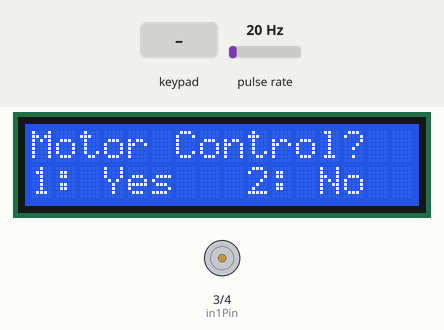
This sketch was run on a simulated Arduino Uno, built with avr-gcc and run on an emulated ATmega328P. Parts: 16×2 character LCD, motor-driver pin pairs drawn as motors (green arrow = first pin HIGH = forward, orange = second pin HIGH = backward, longer = more drive, scaled by the enable pin). Wiring (inferred from the names in the program): pulse sensor: data pin 2. The test bench sets the inputs (shaded band); at power-on: pulse rate 20 Hz. What the sketch prints to the serial monitor is not drawn.

Above: at 0.8 s.
0.9 s: keypad keys 7 1 2 1 1 9 pressed 0.4 s apart
At 2.7 s:
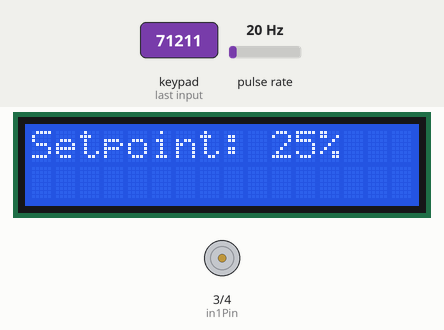
4.8 s: key '3' pressed
At 5.4 s:
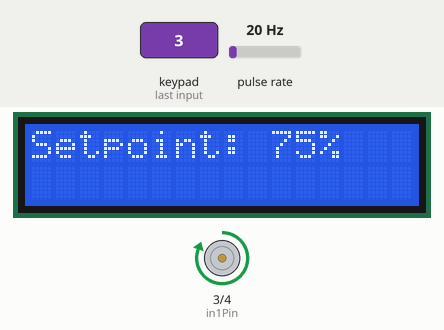
6.3 s: pulse rate (sensor on pin 2) set to 50 Hz
At 8.2 s:
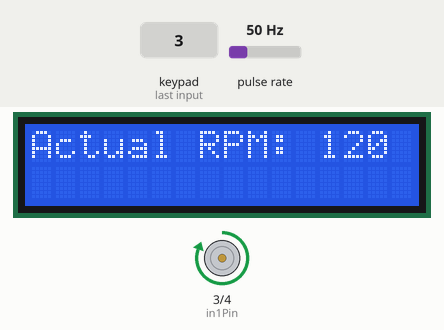
8.5 s: key '4' pressed
At 9.7 s:
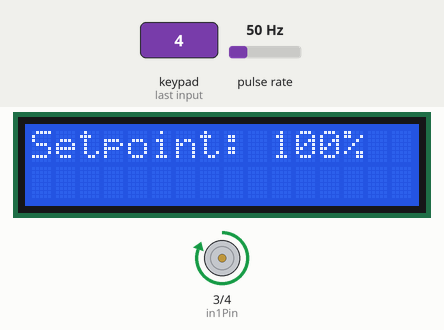
10.0 s: pulse rate (sensor on pin 2) set to 100 Hz
At 12.0 s:
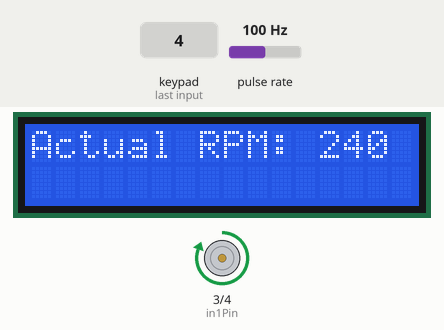
12.5 s: pulse rate (sensor on pin 2) set to 150 Hz
At 14.4 s:
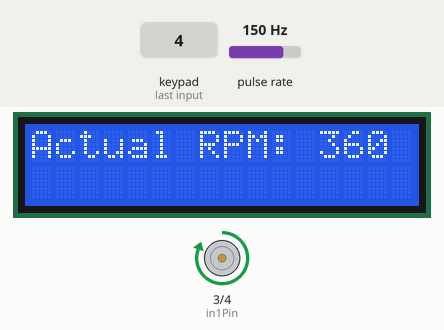
Timing chart, 0 to 15.9 s (numbered marks = the images above; inputs shaded):
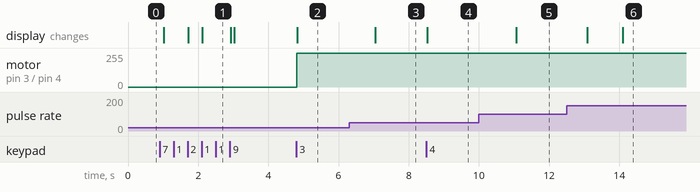

The sketch:

ASK_FOR_MOTOR_CONTROL_YES_OR_NO.ino
```cpp
#include <TimerOne.h>
#include <Wire.h>
#include <LiquidCrystal_I2C.h>
#include <Keypad.h>

unsigned int counter = 0;
int irSensorPin = 2; // IR sensor input pin

const byte Row = 4;
const byte Cols = 3;

char hx[Row][Cols] = {
  {'1', '2', '3'},
  {'4', '5', '6'},
  {'7', '8', '9'},
  {'*', '0', '#'}
};

byte rowPins[Row] = {7, 12, 11, 9};
byte colPins[Cols] = {8, 6, 10};

Keypad customKeypad = Keypad(makeKeymap(hx), rowPins, colPins, Row, Cols);

LiquidCrystal_I2C lcd(0x27, 16, 2);
int setpoint = 0;
int rotation = 0; // Initialize rotation variable
int prevRPM = 0; // Variable to store previous RPM

const int enaPin = 13; // PWM pin for motor speed control
const int in1Pin = 3;  // Motor control pin 1
const int in2Pin = 4;  // Motor control pin 2

unsigned long previousMillis = 0; // Variable to store previous time

bool motorControlEnabled = true; // Flag to enable/disable motor control

void timerIsr() {
  Timer1.detachInterrupt();  // stop the timer
  int currentRPM = (counter / 20) * 60; // Calculate RPM based on 20 pulses per rotation
  if (currentRPM != prevRPM) {
    prevRPM = currentRPM;
    lcd.clear();
    lcd.setCursor(0, 0);
    lcd.print("Actual RPM: ");
    lcd.print(currentRPM);
  }
  counter = 0;   // reset counter to 0
  Timer1.attachInterrupt(timerIsr);  // enable timer
}

void setup() {
  Serial.begin(19200);

  pinMode(irSensorPin, INPUT); // IR sensor pin setup
  pinMode(enaPin, OUTPUT);     // Motor control pins as outputs
  pinMode(in1Pin, OUTPUT);
  pinMode(in2Pin, OUTPUT);
  digitalWrite(enaPin, LOW);    // Initialize motor pins

  Timer1.initialize(1000000);  // setting timer for 1 second (1000000 microseconds)
  attachInterrupt(digitalPinToInterrupt(irSensorPin), docount, RISING);  // increase counter when speed sensor goes high
  Timer1.attachInterrupt(timerIsr);

  lcd.init();                   // Initialize LCD
  lcd.backlight();

  // Ask for motor control option on startup
  lcd.clear();
  lcd.setCursor(0, 0);
  lcd.print("Motor Control?");
  lcd.setCursor(0, 1);
  lcd.print("1: Yes   2: No");
  char choice = waitForKey('1', '2');
  motorControlEnabled = (choice == '1');
}

void loop() {
  if (motorControlEnabled) {
    enableMotorControl(); // Check for keypad input and update motor control
  } else {
    // Display constant RPM without motor control
    lcd.clear();
    lcd.setCursor(0, 0);
    lcd.print("Constant RPM:");
    lcd.setCursor(0, 1);
    lcd.print(rotation); // Display current RPM without motor control
  }
}

void enableMotorControl() {
  char customKey = customKeypad.getKey();

  if (customKey) {
    int percentage = 0; // Initialize percentage variable

    switch (customKey) {
      case '0':
        percentage = 0;   // Minimum speed
        break;
      case '1':
        percentage = 25;  // Speed level 1 (25%)
        break;
      case '2':
        percentage = 50;  // Speed level 2 (50%)
        break;
      case '3':
        percentage = 75;  // Speed level 3 (75%)
        break;
      case '4':
        percentage = 100; // Maximum speed (100%)
        break;
      default:
        break;
    }

    setpoint = map(percentage, 0, 100, 0, 255); // Map percentage to PWM range (0-255)
    analogWrite(enaPin, setpoint); // Set motor speed based on percentage input
    digitalWrite(in1Pin, HIGH);
    digitalWrite(in2Pin, LOW);

    lcd.clear();
    lcd.setCursor(0, 0);
    lcd.print("Setpoint: ");
    lcd.print(percentage); // Display percentage value on LCD
    lcd.print("%"); // Display percentage symbol

    Serial.print("Setpoint: ");
    Serial.println(percentage);
  }
}

void docount() {
  if (millis() - previousMillis >= 1000) { // Check if 1 second has elapsed
    rotation = (counter / 20) * 60; // Calculate RPM based on 20 pulses per rotation
    counter = 0; // Reset the counter
    previousMillis = millis(); // Update the previousMillis variable
  }
  counter++; // increase counter by 1
}

char waitForKey(char option1, char option2) {
  char key;
  do {
    key = customKeypad.getKey();
  } while (key != option1 && key != option2);
  return key;
}
```

Measured:
- after the input at 0.9 s, the display: first differs from a run without the input after 0.82 s (image 1 shows a later state)
- after the input at 4.8 s, motor on pin 3 (in1Pin) / pin 4 (in2Pin): stopped → forward 255/255 at once; the display: changes at once (image 2)
- after the input at 6.3 s, the display: changes after 0.75 s (image 3)
- after the input at 8.5 s, the display: changes at once (image 4)
- after the input at 10.0 s, the display: changes after 1.1 s (image 5)
- after the input at 12.5 s, the display: first changes after 0.59 s (image 6 shows a later state)
